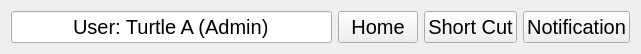
   <widget class="QWidget" name="horizontalLayoutWidget_2">
    <property name="geometry">
     <rect>
      <x>850</x>
      <y>0</y>
      <width>641</width>
      <height>42</height>
     </rect>
    </property>
    <layout class="QHBoxLayout" name="horizontalLayout_2">
     <item>
      <widget class="QLineEdit" name="UserEdit">
       <property name="font">
        <font>
         <pointsize>15</pointsize>
        </font>
       </property>
       <property name="text">
        <string>User: Turtle A (Admin)</string>
       </property>
       <property name="alignment">
        <set>Qt::AlignCenter</set>
       </property>
      </widget>
     </item>
     <item>
      <widget class="QPushButton" name="home_page_button">
       <property name="font">
        <font>
         <pointsize>15</pointsize>
        </font>
       </property>
       <property name="text">
        <string>Home</string>
       </property>
      </widget>
     </item>
     <item>
      <widget class="QPushButton" name="shortcut_page_button">
       <property name="font">
        <font>
         <pointsize>15</pointsize>
        </font>
       </property>
       <property name="text">
        <string>Short Cut</string>
       </property>
      </widget>
     </item>
     <item>
      <widget class="QPushButton" name="notification_page_button">
       <property name="font">
        <font>
         <pointsize>15</pointsize>
        </font>
       </property>
       <property name="text">
        <string>Notification</string>
       </property>
      </widget>
     </item>
    </layout>
   </widget>
